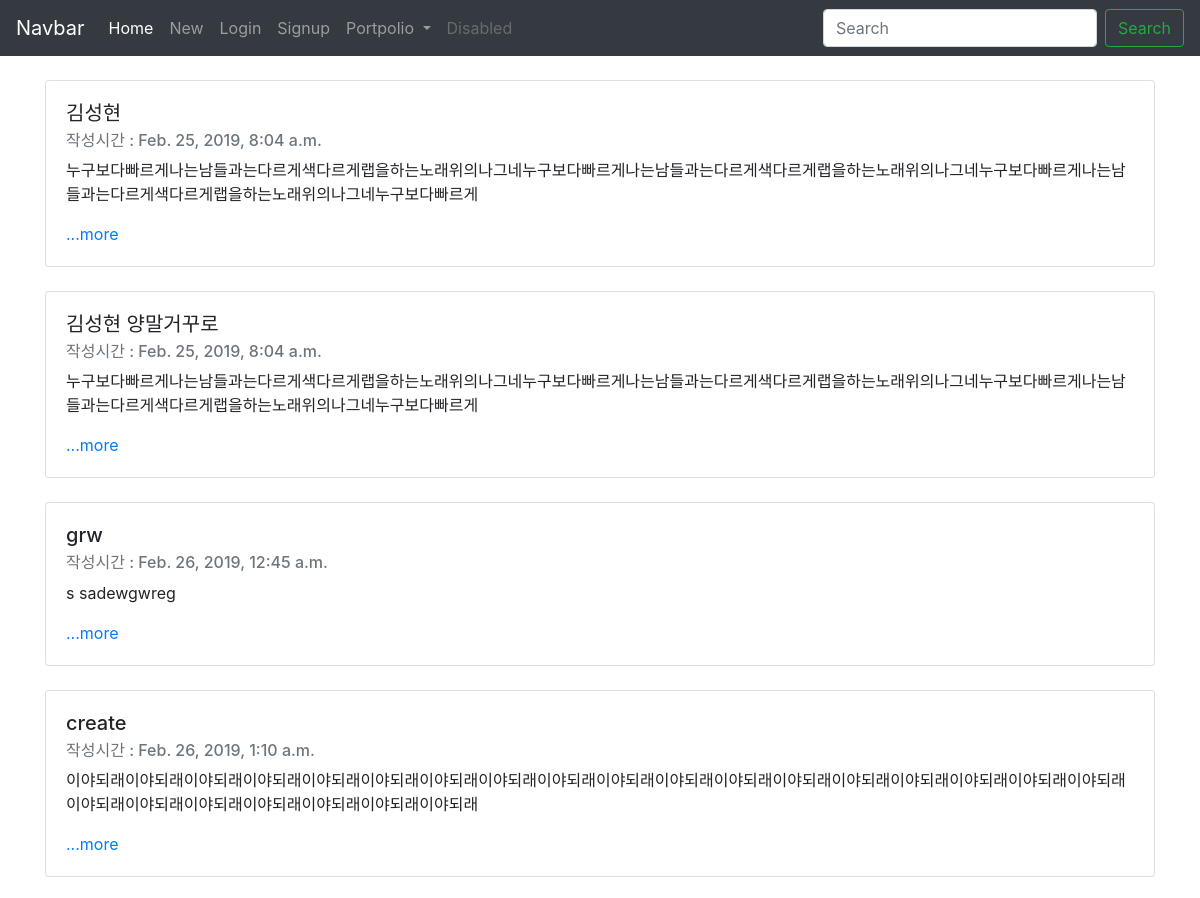
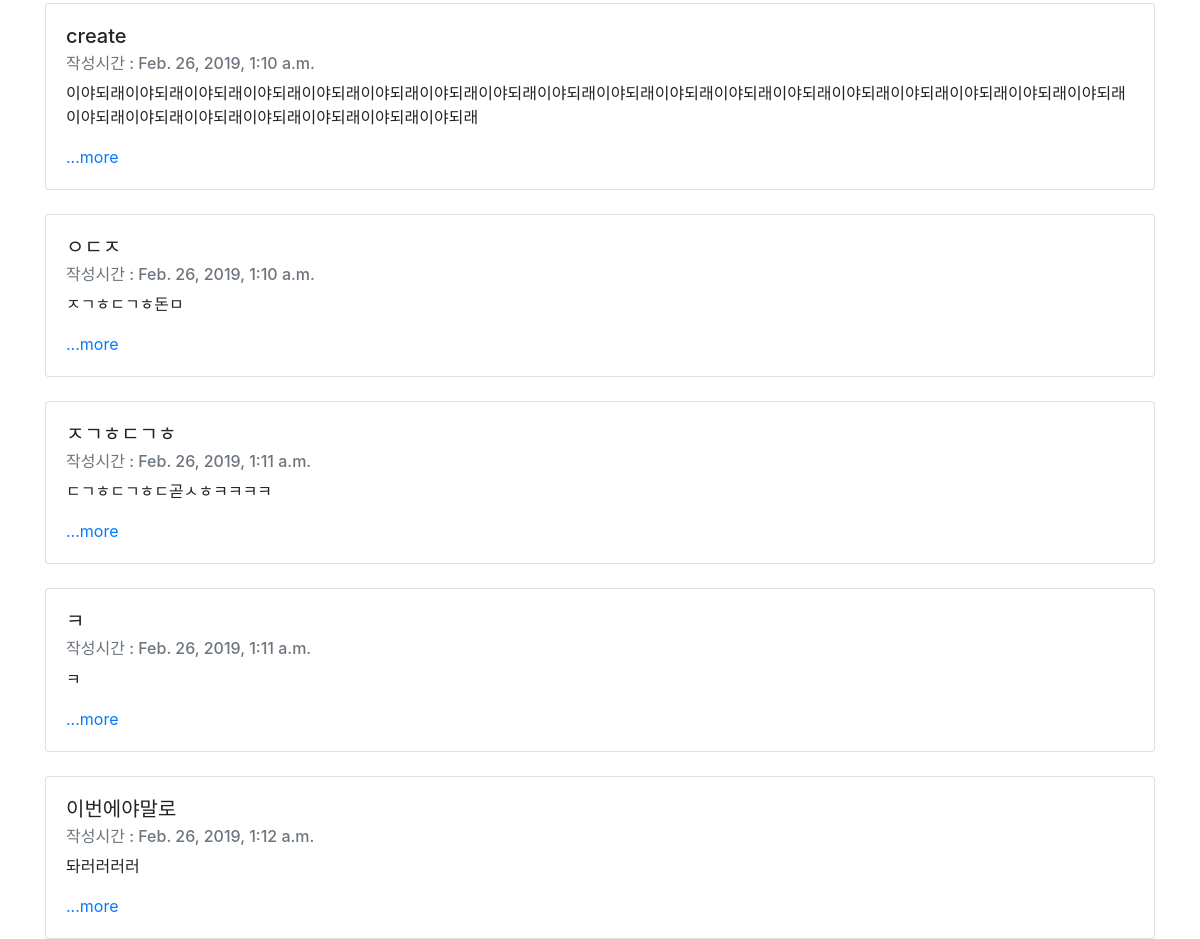
The page / on the database its author committed (2 pictures, top to bottom).
### blog/models.py (models this page shows, shortened)
class Post(models.Model):
    title=models.CharField(max_length=200)
    pubdate=models.DateTimeField('date published')
    body=models.TextField()
    def summary(self):
        return self.body[:100]

### blog/views.py (the view)
# urls.py: 2. Add a URL to urlpatterns:  path('', views.home, name='home')
def home(request):
    posts=Post.objects
    return render(request,'home.html',{'posts':posts})

### blog/templates/home.html
{%extends 'base.html'%}
{%block contents%}
<body>
{%for post in posts.all%}
<br>
      <div class="container">
            <div class="card">
                <div class="card-body">
                 <h5 class="card-title">{{post.title}}</h5>
                 <h6 class="card-subtitle mb-2 text-muted">작성시간 : {{post.pubdate}}</h6>
                 <p class="card-text">{{post.summary}}</p>
                 <a href="{%url 'detail' post.id%}" class="card-link">...more</a>
                 <br>
                </div>
            </div>
        </div>
{%endfor%}
</body>
{%endblock%}

### blogproject/templates/base.html (shortened to what this page needs)
<head>
        <link rel="stylesheet" href="https://stackpath.bootstrapcdn.com/bootstrap/4.3.1/css/bootstrap.min.css">
    </head>
    <body>
    <nav class="navbar navbar-expand-lg navbar-dark bg-dark">
            <a class="navbar-brand" href="#">Navbar</a>
            <div class="collapse navbar-collapse" id="navbarSupportedContent">
              <ul class="navbar-nav mr-auto">
                <li class="nav-item active">
                  <a class="nav-link" href="{%url 'home'%}">Home <span class="sr-only">(current)</span></a>
                </li>
                <li class="nav-item">
                  <a class="nav-link" href="{%url 'new'%}">New</a>
                </li>
                <li class="nav-item">
                  <a class="nav-link" href="{%url 'login'%}">Login</a>
                </li>
                <li class="nav-item">
                        <a class="nav-link" href="{%url 'signup'%}">Signup</a>
                      </li>
                <li class="nav-item dropdown">
                  <a class="nav-link dropdown-toggle" href="{%url 'page'%}" id="navbarDropdown" role="button" data-toggle="dropdown" aria-haspopup="true" aria-expanded="false">
                    Portpolio
                  </a>
                </li>
                <li class="nav-item">
                  <a class="nav-link disabled" href="#" tabindex="-1" aria-disabled="false">Disabled</a>
                </li>
              </ul>
              <form class="form-inline my-2 my-lg-0">
                <input class="form-control mr-sm-2" type="search" placeholder="Search" aria-label="Search">
                <button class="btn btn-outline-success my-2 my-sm-0" type="submit">Search</button>
              </form>
            </div>
          </nav>
          {% block contents %}
          {% endblock %}
    </body>

### rows shown on the page
Post: title "김성현", pubdate "Feb. 25, 2019, 8:04 a.m.", summary "누구보다빠르게나는남들과는다르게색다르게랩을하는노래위의나그네누구보다빠르게나는남들과는다르게색다르게랩을하는노래위의나그네누구보다빠르게나는남들과는다르게색다르게랩을하는노래위의나그네누구보다빠르게"
Post: title "김성현 양말거꾸로", pubdate "Feb. 25, 2019, 8:04 a.m.", summary "누구보다빠르게나는남들과는다르게색다르게랩을하는노래위의나그네누구보다빠르게나는남들과는다르게색다르게랩을하는노래위의나그네누구보다빠르게나는남들과는다르게색다르게랩을하는노래위의나그네누구보다빠르게"
Post: title "grw", pubdate "Feb. 26, 2019, 12:45 a.m.", summary "s sadewgwreg"
Post: title "create", pubdate "Feb. 26, 2019, 1:10 a.m.", summary "이야되래이야되래이야되래이야되래이야되래이야되래이야되래이야되래이야되래이야되래이야되래이야되래이야되래이야되래이야되래이야되래이야되래이야되래이야되래이야되래이야되래이야되래이야되래이야되래이야되래"
Post: title "create", pubdate "Feb. 26, 2019, 1:10 a.m.", summary "이야되래이야되래이야되래이야되래이야되래이야되래이야되래이야되래이야되래이야되래이야되래이야되래이야되래이야되래이야되래이야되래이야되래이야되래이야되래이야되래이야되래이야되래이야되래이야되래이야되래"
Post: title "ㅇㄷㅈ", pubdate "Feb. 26, 2019, 1:10 a.m.", summary "ㅈㄱㅎㄷㄱㅎ돈ㅁ"
Post: title "ㅈㄱㅎㄷㄱㅎ", pubdate "Feb. 26, 2019, 1:11 a.m.", summary "ㄷㄱㅎㄷㄱㅎㄷ곧ㅅㅎㅋㅋㅋㅋ"
Post: title "ㅋ", pubdate "Feb. 26, 2019, 1:11 a.m.", summary "ㅋ"
Post: title "이번에야말로", pubdate "Feb. 26, 2019, 1:12 a.m.", summary "돠러러러러"
